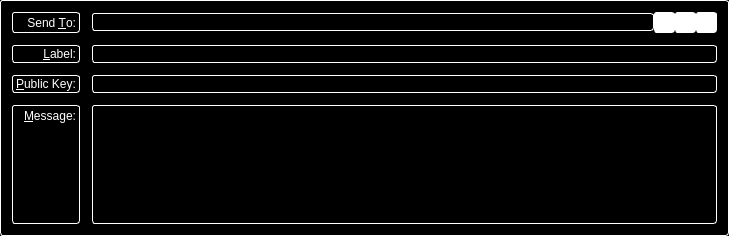
<?xml version="1.0" encoding="UTF-8"?>
<ui version="4.0">
 <class>SendMessagesEntry</class>
 <widget class="QFrame" name="SendMessagesEntry">
  <property name="geometry">
   <rect>
    <x>0</x>
    <y>0</y>
    <width>729</width>
    <height>236</height>
   </rect>
  </property>
  <property name="palette">
   <palette>
    <active>
     <colorrole role="WindowText">
      <brush brushstyle="SolidPattern">
       <color alpha="255">
        <red>255</red>
        <green>255</green>
        <blue>255</blue>
       </color>
      </brush>
     </colorrole>
     <colorrole role="Button">
      <brush brushstyle="SolidPattern">
       <color alpha="255">
        <red>0</red>
        <green>0</green>
        <blue>0</blue>
       </color>
      </brush>
     </colorrole>
     <colorrole role="Light">
      <brush brushstyle="SolidPattern">
       <color alpha="255">
        <red>0</red>
        <green>0</green>
        <blue>0</blue>
       </color>
      </brush>
     </colorrole>
     <colorrole role="Midlight">
      <brush brushstyle="SolidPattern">
       <color alpha="255">
        <red>0</red>
        <green>0</green>
        <blue>0</blue>
       </color>
      </brush>
     </colorrole>
     <colorrole role="Dark">
      <brush brushstyle="SolidPattern">
       <color alpha="255">
        <red>0</red>
        <green>0</green>
        <blue>0</blue>
       </color>
      </brush>
     </colorrole>
     <colorrole role="Mid">
      <brush brushstyle="SolidPattern">
       <color alpha="255">
        <red>0</red>
        <green>0</green>
        <blue>0</blue>
       </color>
      </brush>
     </colorrole>
     <colorrole role="Text">
      <brush brushstyle="SolidPattern">
       <color alpha="255">
        <red>255</red>
        <green>255</green>
        <blue>255</blue>
       </color>
      </brush>
     </colorrole>
     <colorrole role="BrightText">
      <brush brushstyle="SolidPattern">
       <color alpha="255">
        <red>255</red>
        <green>255</green>
        <blue>255</blue>
       </color>
      </brush>
     </colorrole>
     <colorrole role="ButtonText">
      <brush brushstyle="SolidPattern">
       <color alpha="255">
        <red>255</red>
        <green>255</green>
        <blue>255</blue>
       </color>
      </brush>
     </colorrole>
     <colorrole role="Base">
      <brush brushstyle="SolidPattern">
       <color alpha="255">
        <red>0</red>
        <green>0</green>
        <blue>0</blue>
       </color>
      </brush>
     </colorrole>
     <colorrole role="Window">
      <brush brushstyle="SolidPattern">
       <color alpha="255">
        <red>0</red>
        <green>0</green>
        <blue>0</blue>
       </color>
      </brush>
     </colorrole>
     <colorrole role="Shadow">
      <brush brushstyle="SolidPattern">
       <color alpha="255">
        <red>0</red>
        <green>0</green>
        <blue>0</blue>
       </color>
      </brush>
     </colorrole>
     <colorrole role="AlternateBase">
      <brush brushstyle="SolidPattern">
       <color alpha="255">
        <red>0</red>
        <green>0</green>
        <blue>0</blue>
       </color>
      </brush>
     </colorrole>
     <colorrole role="ToolTipBase">
      <brush brushstyle="SolidPattern">
       <color alpha="255">
        <red>255</red>
        <green>255</green>
        <blue>220</blue>
       </color>
      </brush>
     </colorrole>
     <colorrole role="ToolTipText">
      <brush brushstyle="SolidPattern">
       <color alpha="255">
        <red>0</red>
        <green>0</green>
        <blue>0</blue>
       </color>
      </brush>
     </colorrole>
    </active>
    <inactive>
     <colorrole role="WindowText">
      <brush brushstyle="SolidPattern">
       <color alpha="255">
        <red>255</red>
        <green>255</green>
        <blue>255</blue>
       </color>
      </brush>
     </colorrole>
     <colorrole role="Button">
      <brush brushstyle="SolidPattern">
       <color alpha="255">
        <red>0</red>
        <green>0</green>
        <blue>0</blue>
       </color>
      </brush>
     </colorrole>
     <colorrole role="Light">
      <brush brushstyle="SolidPattern">
       <color alpha="255">
        <red>0</red>
        <green>0</green>
        <blue>0</blue>
       </color>
      </brush>
     </colorrole>
     <colorrole role="Midlight">
      <brush brushstyle="SolidPattern">
       <color alpha="255">
        <red>0</red>
        <green>0</green>
        <blue>0</blue>
       </color>
      </brush>
     </colorrole>
     <colorrole role="Dark">
      <brush brushstyle="SolidPattern">
       <color alpha="255">
        <red>0</red>
        <green>0</green>
        <blue>0</blue>
       </color>
      </brush>
     </colorrole>
     <colorrole role="Mid">
      <brush brushstyle="SolidPattern">
       <color alpha="255">
        <red>0</red>
        <green>0</green>
        <blue>0</blue>
       </color>
      </brush>
     </colorrole>
     <colorrole role="Text">
      <brush brushstyle="SolidPattern">
       <color alpha="255">
        <red>255</red>
        <green>255</green>
        <blue>255</blue>
       </color>
      </brush>
     </colorrole>
     <colorrole role="BrightText">
      <brush brushstyle="SolidPattern">
       <color alpha="255">
        <red>255</red>
        <green>255</green>
        <blue>255</blue>
       </color>
      </brush>
     </colorrole>
     <colorrole role="ButtonText">
      <brush brushstyle="SolidPattern">
       <color alpha="255">
        <red>255</red>
        <green>255</green>
        <blue>255</blue>
       </color>
      </brush>
     </colorrole>
     <colorrole role="Base">
      <brush brushstyle="SolidPattern">
       <color alpha="255">
        <red>0</red>
        <green>0</green>
        <blue>0</blue>
       </color>
      </brush>
     </colorrole>
     <colorrole role="Window">
      <brush brushstyle="SolidPattern">
       <color alpha="255">
        <red>0</red>
        <green>0</green>
        <blue>0</blue>
       </color>
      </brush>
     </colorrole>
     <colorrole role="Shadow">
      <brush brushstyle="SolidPattern">
       <color alpha="255">
        <red>0</red>
        <green>0</green>
        <blue>0</blue>
       </color>
      </brush>
     </colorrole>
     <colorrole role="AlternateBase">
      <brush brushstyle="SolidPattern">
       <color alpha="255">
        <red>0</red>
        <green>0</green>
        <blue>0</blue>
       </color>
      </brush>
     </colorrole>
     <colorrole role="ToolTipBase">
      <brush brushstyle="SolidPattern">
       <color alpha="255">
        <red>255</red>
        <green>255</green>
        <blue>220</blue>
       </color>
      </brush>
     </colorrole>
     <colorrole role="ToolTipText">
      <brush brushstyle="SolidPattern">
       <color alpha="255">
        <red>0</red>
        <green>0</green>
        <blue>0</blue>
       </color>
      </brush>
     </colorrole>
    </inactive>
    <disabled>
     <colorrole role="WindowText">
      <brush brushstyle="SolidPattern">
       <color alpha="255">
        <red>255</red>
        <green>255</green>
        <blue>255</blue>
       </color>
      </brush>
     </colorrole>
     <colorrole role="Button">
      <brush brushstyle="SolidPattern">
       <color alpha="255">
        <red>0</red>
        <green>0</green>
        <blue>0</blue>
       </color>
      </brush>
     </colorrole>
     <colorrole role="Light">
      <brush brushstyle="SolidPattern">
       <color alpha="255">
        <red>0</red>
        <green>0</green>
        <blue>0</blue>
       </color>
      </brush>
     </colorrole>
     <colorrole role="Midlight">
      <brush brushstyle="SolidPattern">
       <color alpha="255">
        <red>0</red>
        <green>0</green>
        <blue>0</blue>
       </color>
      </brush>
     </colorrole>
     <colorrole role="Dark">
      <brush brushstyle="SolidPattern">
       <color alpha="255">
        <red>0</red>
        <green>0</green>
        <blue>0</blue>
       </color>
      </brush>
     </colorrole>
     <colorrole role="Mid">
      <brush brushstyle="SolidPattern">
       <color alpha="255">
        <red>0</red>
        <green>0</green>
        <blue>0</blue>
       </color>
      </brush>
     </colorrole>
     <colorrole role="Text">
      <brush brushstyle="SolidPattern">
       <color alpha="255">
        <red>255</red>
        <green>255</green>
        <blue>255</blue>
       </color>
      </brush>
     </colorrole>
     <colorrole role="BrightText">
      <brush brushstyle="SolidPattern">
       <color alpha="255">
        <red>255</red>
        <green>255</green>
        <blue>255</blue>
       </color>
      </brush>
     </colorrole>
     <colorrole role="ButtonText">
      <brush brushstyle="SolidPattern">
       <color alpha="255">
        <red>255</red>
        <green>255</green>
        <blue>255</blue>
       </color>
      </brush>
     </colorrole>
     <colorrole role="Base">
      <brush brushstyle="SolidPattern">
       <color alpha="255">
        <red>0</red>
        <green>0</green>
        <blue>0</blue>
       </color>
      </brush>
     </colorrole>
     <colorrole role="Window">
      <brush brushstyle="SolidPattern">
       <color alpha="255">
        <red>0</red>
        <green>0</green>
        <blue>0</blue>
       </color>
      </brush>
     </colorrole>
     <colorrole role="Shadow">
      <brush brushstyle="SolidPattern">
       <color alpha="255">
        <red>0</red>
        <green>0</green>
        <blue>0</blue>
       </color>
      </brush>
     </colorrole>
     <colorrole role="AlternateBase">
      <brush brushstyle="SolidPattern">
       <color alpha="255">
        <red>0</red>
        <green>0</green>
        <blue>0</blue>
       </color>
      </brush>
     </colorrole>
     <colorrole role="ToolTipBase">
      <brush brushstyle="SolidPattern">
       <color alpha="255">
        <red>255</red>
        <green>255</green>
        <blue>220</blue>
       </color>
      </brush>
     </colorrole>
     <colorrole role="ToolTipText">
      <brush brushstyle="SolidPattern">
       <color alpha="255">
        <red>0</red>
        <green>0</green>
        <blue>0</blue>
       </color>
      </brush>
     </colorrole>
    </disabled>
   </palette>
  </property>
  <property name="windowTitle">
   <string>Form</string>
  </property>
  <property name="styleSheet">
   <string notr="true">background: rgb(0,0,0); color: rgb(255,255,255); border: 1px inset white; border-radius: 3px; margin: 0px;</string>
  </property>
  <property name="frameShape">
   <enum>QFrame::StyledPanel</enum>
  </property>
  <property name="frameShadow">
   <enum>QFrame::Sunken</enum>
  </property>
  <layout class="QGridLayout" name="gridLayout">
   <property name="spacing">
    <number>12</number>
   </property>
   <item row="3" column="2">
    <layout class="QHBoxLayout" name="sendToLayout">
     <property name="spacing">
      <number>0</number>
     </property>
     <item>
      <widget class="QValidatedLineEdit" name="sendTo">
       <property name="toolTip">
        <string>The address to send the payment to  (e.g. D6f2HnKGapfyWv9RqLXTvJV8qjDvRCqyLK)</string>
       </property>
       <property name="styleSheet">
        <string notr="true">background: rgb(0,0,0); color: rgb(255,255,255); border: 1px inset white; border-radius: 3px; margin: 0px;</string>
       </property>
       <property name="maxLength">
        <number>34</number>
       </property>
      </widget>
     </item>
     <item>
      <widget class="QToolButton" name="addressBookButton">
       <property name="toolTip">
        <string>Choose address from address book</string>
       </property>
       <property name="styleSheet">
        <string notr="true">background-color: rgb(255, 255, 255);</string>
       </property>
       <property name="text">
        <string/>
       </property>
       <property name="icon">
        <iconset resource="../darksilk.qrc">
         <normaloff>:/icons/address-book</normaloff>:/icons/address-book</iconset>
       </property>
       <property name="shortcut">
        <string>Alt+A</string>
       </property>
      </widget>
     </item>
     <item>
      <widget class="QToolButton" name="pasteButton">
       <property name="toolTip">
        <string>Paste address from clipboard</string>
       </property>
       <property name="styleSheet">
        <string notr="true">background-color: rgb(255, 255, 255);</string>
       </property>
       <property name="text">
        <string/>
       </property>
       <property name="icon">
        <iconset resource="../darksilk.qrc">
         <normaloff>:/icons/editpaste</normaloff>:/icons/editpaste</iconset>
       </property>
       <property name="shortcut">
        <string>Alt+P</string>
       </property>
      </widget>
     </item>
     <item>
      <widget class="QToolButton" name="deleteButton">
       <property name="toolTip">
        <string>Remove this recipient</string>
       </property>
       <property name="styleSheet">
        <string notr="true">background-color: rgb(255, 255, 255);</string>
       </property>
       <property name="text">
        <string/>
       </property>
       <property name="icon">
        <iconset resource="../darksilk.qrc">
         <normaloff>:/icons/remove</normaloff>:/icons/remove</iconset>
       </property>
      </widget>
     </item>
    </layout>
   </item>
   <item row="6" column="0">
    <widget class="QLabel" name="messageLabel">
     <property name="styleSheet">
      <string notr="true">background-color: rgb(0, 0, 0);
color: rgb(255, 255, 255);</string>
     </property>
     <property name="text">
      <string>&amp;Message:</string>
     </property>
     <property name="alignment">
      <set>Qt::AlignRight|Qt::AlignTop|Qt::AlignTrailing</set>
     </property>
     <property name="buddy">
      <cstring>messageText</cstring>
     </property>
    </widget>
   </item>
   <item row="3" column="0">
    <widget class="QLabel" name="label_2">
     <property name="styleSheet">
      <string notr="true">background-color: rgb(0, 0, 0);
color: rgb(255, 255, 255);</string>
     </property>
     <property name="text">
      <string>Send &amp;To:</string>
     </property>
     <property name="alignment">
      <set>Qt::AlignRight|Qt::AlignTrailing|Qt::AlignVCenter</set>
     </property>
     <property name="buddy">
      <cstring>sendTo</cstring>
     </property>
    </widget>
   </item>
   <item row="6" column="2">
    <widget class="QValidatedTextEdit" name="messageText">
     <property name="mouseTracking">
      <bool>true</bool>
     </property>
     <property name="focusPolicy">
      <enum>Qt::WheelFocus</enum>
     </property>
     <property name="styleSheet">
      <string notr="true">background: rgb(0,0,0); color: rgb(255,255,255); border: 1px inset white; border-radius: 3px; margin: 0px;</string>
     </property>
     <property name="tabChangesFocus">
      <bool>false</bool>
     </property>
    </widget>
   </item>
   <item row="4" column="2">
    <widget class="QValidatedLineEdit" name="addAsLabel">
     <property name="enabled">
      <bool>true</bool>
     </property>
     <property name="toolTip">
      <string>Enter a label for this address to add it to your address book</string>
     </property>
     <property name="styleSheet">
      <string notr="true">background: rgb(0,0,0); color: rgb(255,255,255); border: 1px inset white; border-radius: 3px; margin: 0px;</string>
     </property>
    </widget>
   </item>
   <item row="4" column="0">
    <widget class="QLabel" name="label_4">
     <property name="styleSheet">
      <string notr="true">background-color: rgb(0, 0, 0);
color: rgb(255, 255, 255);</string>
     </property>
     <property name="text">
      <string>&amp;Label:</string>
     </property>
     <property name="alignment">
      <set>Qt::AlignRight|Qt::AlignTrailing|Qt::AlignVCenter</set>
     </property>
     <property name="buddy">
      <cstring>addAsLabel</cstring>
     </property>
    </widget>
   </item>
   <item row="5" column="0">
    <widget class="QLabel" name="publicKeyLabel">
     <property name="styleSheet">
      <string notr="true">background-color: rgb(0, 0, 0);
color: rgb(255, 255, 255);</string>
     </property>
     <property name="text">
      <string>&amp;Public Key:</string>
     </property>
     <property name="buddy">
      <cstring>publicKey</cstring>
     </property>
    </widget>
   </item>
   <item row="5" column="2">
    <widget class="QValidatedLineEdit" name="publicKey">
     <property name="styleSheet">
      <string notr="true">background: rgb(0,0,0); color: rgb(255,255,255); border: 1px inset white; border-radius: 3px; margin: 0px;</string>
     </property>
    </widget>
   </item>
  </layout>
 </widget>
 <customwidgets>
  <customwidget>
   <class>QValidatedLineEdit</class>
   <extends>QLineEdit</extends>
   <header>qvalidatedlineedit.h</header>
  </customwidget>
  <customwidget>
   <class>QValidatedTextEdit</class>
   <extends>QPlainTextEdit</extends>
   <header>qvalidatedtextedit.h</header>
  </customwidget>
 </customwidgets>
 <resources>
  <include location="../darksilk.qrc"/>
 </resources>
 <connections/>
</ui>
